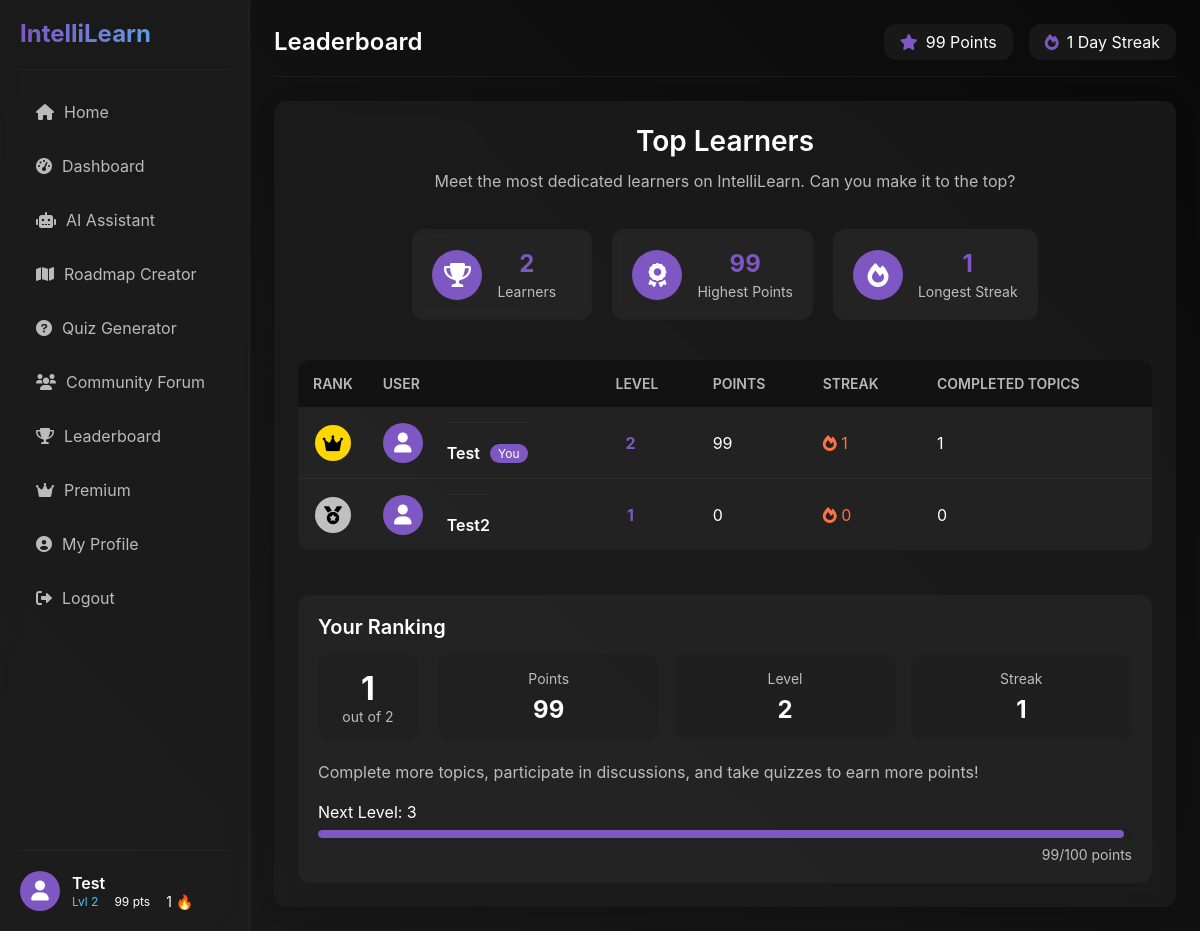
/leaderboard (signed in), run on the app's committed database.
### models.py (models this page shows, shortened)
class User(db.Model):
    __tablename__ = 'users'
    id = db.Column(db.Integer, primary_key=True)
    username = db.Column(db.String(50), unique=True, nullable=False)
    password = db.Column(db.String(100), nullable=False)
    points = db.Column(db.Integer, default=0)
    level = db.Column(db.Integer, default=1)
    streak = db.Column(db.Integer, default=0)
    completed_topics = db.Column(db.Text, default='[]')  # JSON string of completed topics
    is_premium = db.Column(db.Boolean, default=False)
    premium_until = db.Column(db.DateTime, nullable=True)
    created_at = db.Column(db.DateTime, default=datetime.datetime.utcnow)
    education_level = db.Column(db.String(100), nullable=True)  # e.g., High School, Bachelor's, Master's
    field_of_study = db.Column(db.String(100), nullable=True)  # e.g., Computer Science, Biology
    current_courses = db.Column(db.Text, default='[]')  # JSON string of current courses
    learning_goals = db.Column(db.Text, nullable=True)  # Learning objectives
    career_goals = db.Column(db.String(200), nullable=True)  # Career aspirations
    preferred_learning_style = db.Column(db.String(50), nullable=True)  # e.g., Visual, Auditory, Reading/Writing
    roadmaps = db.relationship('Roadmap', backref='creator', lazy=True)
    forum_posts = db.relationship('ForumPost', backref='author', lazy=True)
    forum_comments = db.relationship('ForumComment', backref='author', lazy=True)
    chat_messages = db.relationship('ChatMessage', backref='user', lazy=True)
    def get_completed_topics(self):
        if self.completed_topics:
            return json.loads(self.completed_topics)
        return []
    def get_current_courses(self):
        if self.current_courses:
            return json.loads(self.current_courses)
        return []
    def to_dict(self):
        return {
            'id': self.id,
            'username': self.username,
            'points': self.points,
            'level': self.level,
            'streak': self.streak,
            'completed_topics': self.get_completed_topics(),
            'is_premium': self.is_premium,
            'premium_until': self.premium_until.isoformat() if self.premium_until else None,
            'education_level': self.education_level,
            'field_of_study': self.field_of_study,
            'current_courses': self.get_current_courses(),
            'learning_goals': self.learning_goals,
            'career_goals': self.career_goals,
            'preferred_learning_style': self.preferred_learning_style
        }

### app.py (the view)
@app.route('/leaderboard')
def leaderboard():
    users = User.query.order_by(User.points.desc()).all()
    highest_points = max([user.points for user in users]) if users else 0
    highest_streak = max([user.streak for user in users]) if users else 0
    current_user = None
    next_level_points = 0
    if 'username' in session:
        current_user = User.query.filter_by(username=session['username']).first()
        if current_user:
            next_level_points = 100 - (current_user.points % 100)
    return render_template('leaderboard.html',
                          leaderboard=[user.to_dict() for user in users],
                          highest_points=highest_points,
                          highest_streak=highest_streak,
                          user=current_user,
                          next_level_points=next_level_points)

### templates/leaderboard.html (shortened to what this page needs)
{% extends "base.html" %}
{% block page_title %}Leaderboard{% endblock %}
{% block content %}
<div class="leaderboard-container">
    <div class="leaderboard-header">
        <h2>Top Learners</h2>
        <p>Meet the most dedicated learners on IntelliLearn. Can you make it to the top?</p>
    </div>
    <div class="leaderboard-stats">
        <div class="stat-card">
            <div class="stat-icon">
                <i class="fas fa-trophy"></i>
            </div>
            <div class="stat-info">
                <div class="stat-value">{{ leaderboard|length }}</div>
                <div class="stat-label">Learners</div>
            </div>
        </div>
        <div class="stat-card">
            <div class="stat-icon">
                <i class="fas fa-award"></i>
            </div>
            <div class="stat-info">
                <div class="stat-value">{{ highest_points }}</div>
                <div class="stat-label">Highest Points</div>
            </div>
        </div>
        <div class="stat-card">
            <div class="stat-icon">
                <i class="fas fa-fire"></i>
            </div>
            <div class="stat-info">
                <div class="stat-value">{{ highest_streak }}</div>
                <div class="stat-label">Longest Streak</div>
            </div>
        </div>
    </div>
    <div class="leaderboard-table-container">
        <table class="leaderboard-table">
            <thead>
                <tr>
                    <th>Rank</th>
                    <th>User</th>
                    <th>Level</th>
                    <th>Points</th>
                    <th>Streak</th>
                    <th>Completed Topics</th>
                </tr>
            </thead>
            <tbody>
                {% for user_entry in leaderboard %}
                <tr class="{% if 'username' in session and session['username'] == user_entry.username %}leaderboard-current-user{% endif %}">
                    <td class="rank">
                        {% if loop.index == 1 %}
                        <div class="rank-icon rank-1"><i class="fas fa-crown"></i></div>
                        {% elif loop.index == 2 %}
                        <div class="rank-icon rank-2"><i class="fas fa-medal"></i></div>
                        {% elif loop.index == 3 %}
                        <div class="rank-icon rank-3"><i class="fas fa-award"></i></div>
                        {% else %}
                        <div class="rank-number">{{ loop.index }}</div>
                        {% endif %}
                    </td>
                    <td class="user">
                        <div class="user-avatar">
                            <i class="fas fa-user"></i>
                        </div>
                        <div class="user-info">
                            <div class="username">{{ user_entry.username }}</div>
                            {% if 'username' in session and session['username'] == user_entry.username %}
                            <div class="user-tag">You</div>
                            {% endif %}
                        </div>
                    </td>
                    <td class="level">
                        <div class="level-badge">{{ user_entry.level }}</div>
                    </td>
                    <td class="points">{{ user_entry.points }}</td>
                    <td class="streak">
                        <i class="fas fa-fire"></i> {{ user_entry.streak }}
                    </td>
                    <td class="topics">{{ user_entry.completed_topics|length }}</td>
                </tr>
                {% endfor %}
            </tbody>
        </table>
    </div>
    {% if 'username' in session %}
    <div class="user-rank-info">
        <h3>Your Ranking</h3>
        <div class="user-rank-card">
            <div class="user-rank-position">
                {% for user_entry in leaderboard %}
                    {% if user_entry.username == session['username'] %}
                        <div class="rank-number">{{ loop.index }}</div>
                        <div class="rank-label">out of {{ leaderboard|length }}</div>
                    {% endif %}
                {% endfor %}
            </div>
            <div class="user-rank-stats">
                <div class="rank-stat">
                    <div class="rank-stat-label">Points</div>
                    <div class="rank-stat-value">{{ user.points }}</div>
                </div>
                <div class="rank-stat">
                    <div class="rank-stat-label">Level</div>
                    <div class="rank-stat-value">{{ user.level }}</div>
                </div>
                <div class="rank-stat">
                    <div class="rank-stat-label">Streak</div>
                    <div class="rank-stat-value">{{ user.streak }}</div>
                </div>
            </div>
        </div>
        <div class="rank-improvement">
            <p>Complete more topics, participate in discussions, and take quizzes to earn more points!</p>
            {% if 'username' in session and next_level_points > 0 %}
            <div class="next-level-progress">
                <div class="progress-label">Next Level: {{ user.level + 1 }}</div>
                <div class="progress-bar-container">
                    <div class="progress-bar" style="width: {{ (user.points % 100) }}%;"></div>
                </div>
                <div class="progress-value">{{ user.points % 100 }}/100 points</div>
            </div>
            {% endif %}
        </div>
    </div>
    {% endif %}
</div>
{% endblock %}

### templates/base.html (shortened to what this page needs)
<!DOCTYPE html>
<html lang="en">
<head>
    <link rel="stylesheet" href="{{ url_for('static', filename='css/style.css') }}">
    <link rel="stylesheet" href="https://cdnjs.cloudflare.com/ajax/libs/font-awesome/6.0.0/css/all.min.css">
</head>
<body>
    <div class="app-container">
        <nav class="sidebar">
            <div class="sidebar-header">
                <h1 class="logo">IntelliLearn</h1>
            </div>
            <ul class="sidebar-menu">
                {% if 'username' in session %}
                <li><a href="{{ url_for('dashboard') }}"><i class="fas fa-home"></i> Home</a></li>
                <li><a href="{{ url_for('dashboard') }}"><i class="fas fa-tachometer-alt"></i> Dashboard</a></li>
                <li><a href="{{ url_for('ai_chat') }}"><i class="fas fa-robot"></i> AI Assistant</a></li>
                <li><a href="{{ url_for('roadmap_creator') }}"><i class="fas fa-map"></i> Roadmap Creator</a></li>
                <li><a href="{{ url_for('quiz_generator') }}"><i class="fas fa-question-circle"></i> Quiz Generator</a></li>
                <li><a href="{{ url_for('forum') }}"><i class="fas fa-users"></i> Community Forum</a></li>
                <li><a href="{{ url_for('leaderboard') }}"><i class="fas fa-trophy"></i> Leaderboard</a></li>
                <li><a href="{{ url_for('premium') }}"><i class="fas fa-crown"></i> Premium</a></li>
                <li><a href="{{ url_for('profile') }}"><i class="fas fa-user-circle"></i> My Profile</a></li>
                <li><a href="{{ url_for('logout') }}"><i class="fas fa-sign-out-alt"></i> Logout</a></li>
                {% else %}
                <li><a href="{{ url_for('index') }}"><i class="fas fa-home"></i> Home</a></li>
                <li><a href="{{ url_for('login') }}"><i class="fas fa-sign-in-alt"></i> Login</a></li>
                <li><a href="{{ url_for('signup') }}"><i class="fas fa-user-plus"></i> Sign Up</a></li>
                {% endif %}
            </ul>
            {% if 'username' in session %}
            <a href="{{ url_for('profile') }}" class="user-info-link">
                <div class="user-info">
                    <div class="user-avatar">
                        <i class="fas fa-user"></i>
                    </div>
                    <div class="user-details">
                        <div class="username">{{ user.username }}</div>
                        <div class="user-stats">
                            <span class="user-level" title="Current Level">Lvl {{ user.level }}</span>
                            <span class="user-points" title="Points">{{ user.points }} pts</span>
                            <span class="user-streak" title="Current Streak">{{ user.streak }} 🔥</span>
                        </div>
                    </div>
                </div>
            </a>
            {% endif %}
        </nav>
        <main class="content">
            <div class="content-header">
                <div class="page-title">
                    <h2>{% block page_title %}IntelliLearn{% endblock %}</h2>
                </div>
                {% if 'username' in session %}
                <div class="user-stats">
                    <div class="stat">
                        <i class="fas fa-star"></i>
                        <span>{% if user is defined %}{{ user.points }} Points{% else %}0 Points{% endif %}</span>
                    </div>
                    <div class="stat">
                        <i class="fas fa-fire"></i>
                        <span>{% if user is defined %}{{ user.streak }} Day Streak{% else %}0 Day Streak{% endif %}</span>
                    </div>
                </div>
                {% endif %}
            </div>
            <div class="content-body">
                {% block content %}{% endblock %}
            </div>
        </main>
    </div>
</body>
</html>

### data on the page
User: username "Test", level "2", points "99", streak "1", shows "You", completed_topics|length "1", leaderboard "2", user.level+1 "3", user.points%100 "99"
User: username "Test2", level "1", points "0", streak "0", completed_topics|length "0"

### other printed values
{{ leaderboard|length }} "2"
{{ highest_points }} "99"
{{ highest_streak }} "1"
